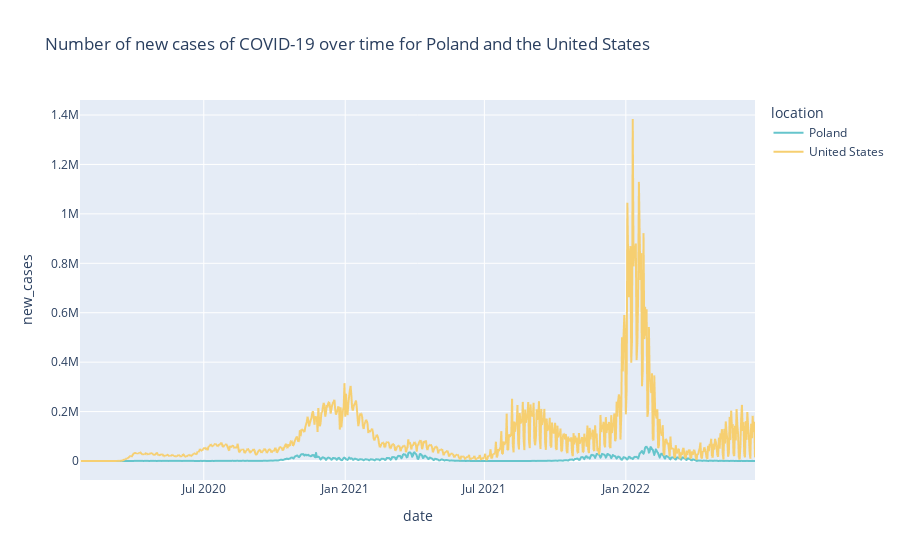

Notebook source saved alongside this figure:
### Code cell
fig = px.line(
  df_filtered4,
  x="date",
  y="new_cases",
  color="location",
  title='Number of new cases of COVID-19 over time for Poland and the United States',
  color_discrete_sequence=px.colors.qualitative.Pastel,
  height = 400,
)
fig.show()

### Figure 1 — Plotly figure (JSON) as saved in the notebook; plotly's stock layout.template omitted (floating-point values rounded to 4 significant figures; data arrays with more than 128 entries replaced by an {"elided": "..."} marker saying what was removed)
{"data": [{"hovertemplate": "location=Poland<br>date=%{x}<br>new_cases=%{y}<extra></extra>", "legendgroup": "Poland", "line": {"color": "rgb(102, 197, 204)", "dash": "solid"}, "marker": {"symbol": "circle"}, "mode": "lines", "name": "Poland", "showlegend": true, "type": "scattergl", "x": {"elided": "837 str values"}, "xaxis": "x", "y": {"elided": "837 int values"}, "yaxis": "y"}, {"hovertemplate": "location=United States<br>date=%{x}<br>new_cases=%{y}<extra></extra>", "legendgroup": "United States", "line": {"color": "rgb(246, 207, 113)", "dash": "solid"}, "marker": {"symbol": "circle"}, "mode": "lines", "name": "United States", "showlegend": true, "type": "scattergl", "x": {"elided": "879 str values"}, "xaxis": "x", "y": {"elided": "879 int values"}, "yaxis": "y"}], "layout": {"autosize": true, "legend": {"title": {"text": "location"}, "tracegroupgap": 0}, "title": {"text": "Number of new cases of COVID-19 over time for Poland and the United States"}, "xaxis": {"anchor": "y", "autorange": true, "domain": [0, 1], "range": ["2020-01-22", "2022-06-18"], "title": {"text": "date"}, "type": "date"}, "yaxis": {"anchor": "x", "autorange": true, "domain": [0, 1], "range": [-76880.0, 1461000.0], "title": {"text": "new_cases"}, "type": "linear"}}}
